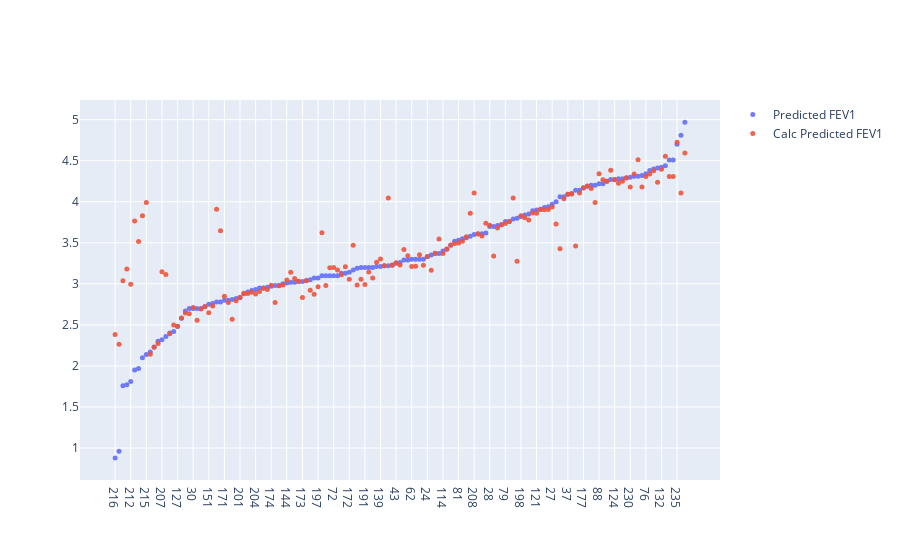

Notebook code for this chart:
### Code cell
# Replace Age with Calc Age
df["Age"] = df["Calc Age"]

df['Calc Predicted FEV1'] = df.apply(lambda x: calc_predicted_fev1(x), axis=1)

# Sort df by Predicted FEV1 Calc (L)
df.sort_values(by=['Predicted FEV1'], inplace=True)
# Use go.scatter to plot FEV1 Predicted in y with ID in x
fig = go.Figure(data=go.Scatter(x=df['ID'], y=df['Predicted FEV1'], name="Predicted FEV1", mode='markers', opacity=0.9))
# Add the same with FEV1 Predicted Calc (L) with name "Predicted FEV1 Calc (L)"
fig.add_trace(go.Scatter(x=df['ID'], y=df['Calc Predicted FEV1'], name="Calc Predicted FEV1", mode='markers', opacity=0.9))
fig.update_traces(marker=dict(size=5),
                  selector=dict(mode='markers'))  
fig.show()

# List idx where diff Predicted FEV1 and FEV1 Set As is > 0.1
df['diff Predicted FEV1 and Calc Predicted FEV1'] = df['Predicted FEV1'] - df['Calc Predicted FEV1']

df[df['diff Predicted FEV1 and Calc Predicted FEV1'].abs() > 0.1].sort_values(by=['diff Predicted FEV1 and Calc Predicted FEV1'], ascending=False)

### Figure 1 — Plotly figure (JSON) as saved in the notebook; plotly's stock layout.template omitted (floating-point values rounded to 4 significant figures; data arrays with more than 128 entries replaced by an {"elided": "..."} marker saying what was removed)
{"data": [{"marker": {"size": 5}, "mode": "markers", "name": "Predicted FEV1", "opacity": 0.9, "type": "scatter", "x": {"elided": "147 str values"}, "y": {"elided": "147 float values"}}, {"marker": {"size": 5}, "mode": "markers", "name": "Calc Predicted FEV1", "opacity": 0.9, "type": "scatter", "x": {"elided": "147 str values"}, "y": {"elided": "147 float values"}}], "layout": {}}
